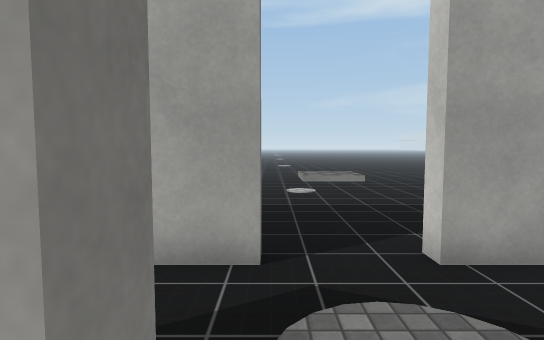
view 1 (above)

24 first-person views from a walk through a scene from a Unity 3-D project. The camera is 1.5 m above the floor, tilts 4° down and sees 80° across. The floor is counted in squares, 1 m on a side. Each view is taken from the middle of a square. On the plan, view 1 faces up. The plan holds only what a view shows up to about 15 squares ahead; the rest is blank. The place goes on beyond the plan. Surface patterns are stand-ins for the level's own textures.

view 2
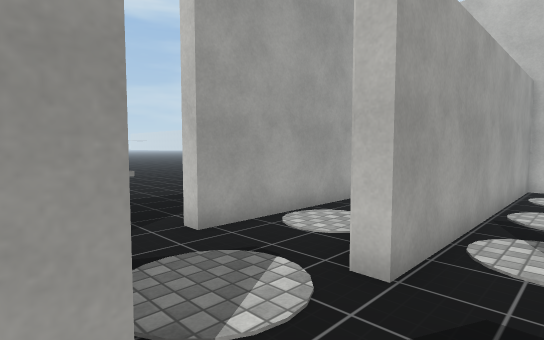

view 3
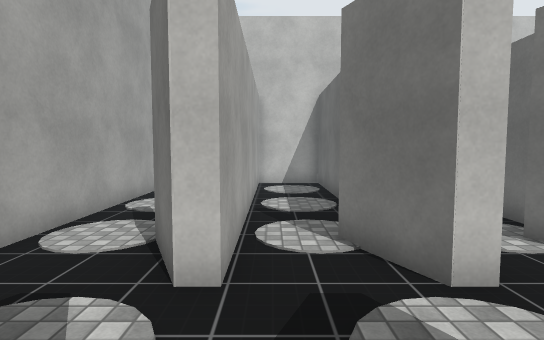

view 4
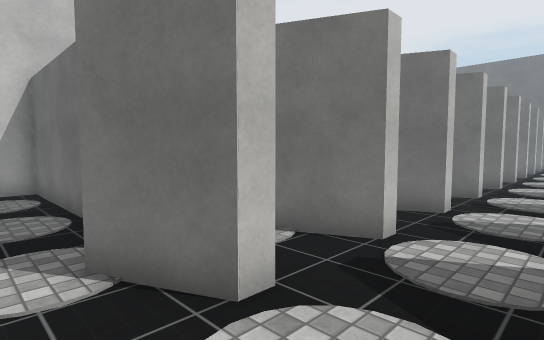

view 5
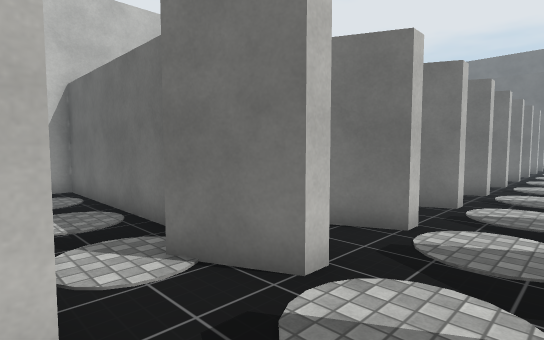

view 6
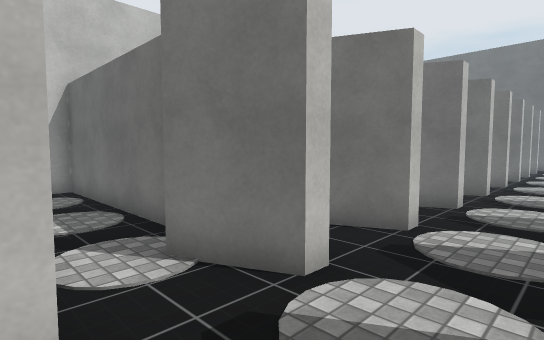

view 7
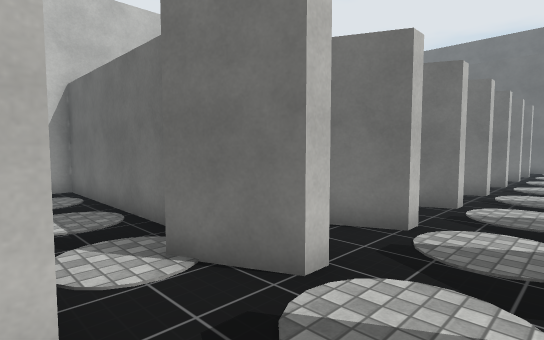

view 8
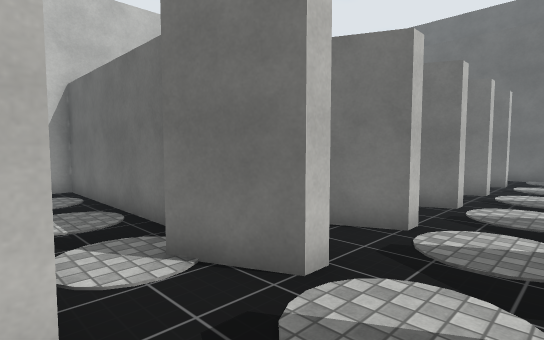

view 9
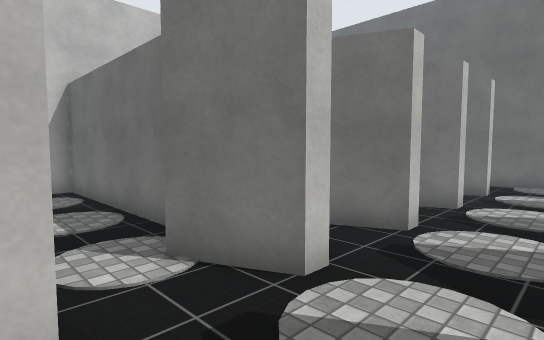

view 10
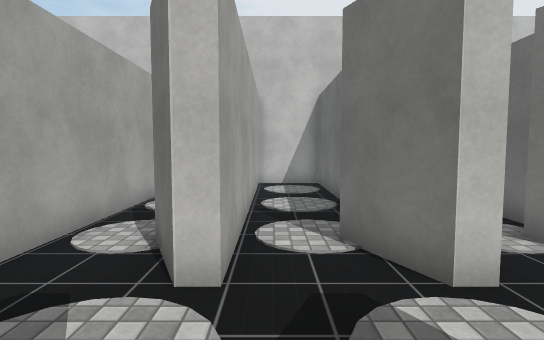

view 11
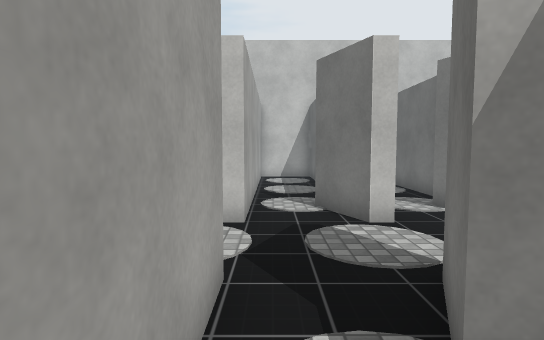

view 12
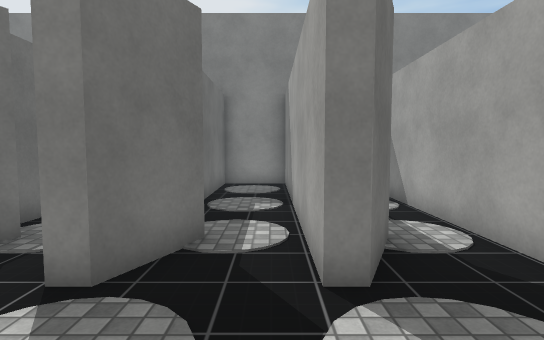

view 13
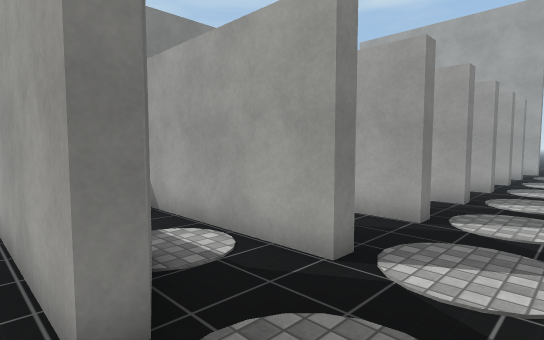

view 14
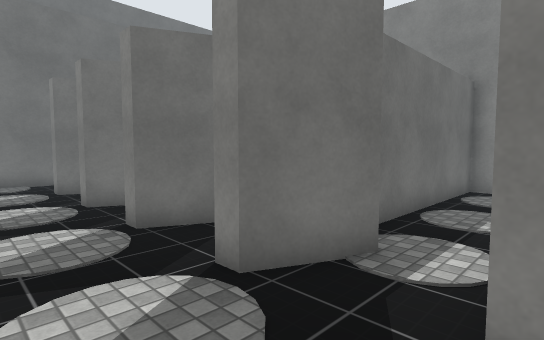

view 15
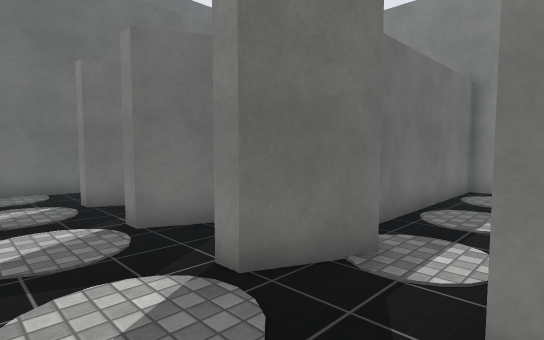

view 16
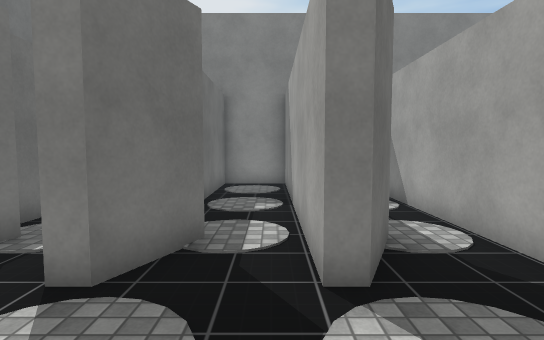

view 17
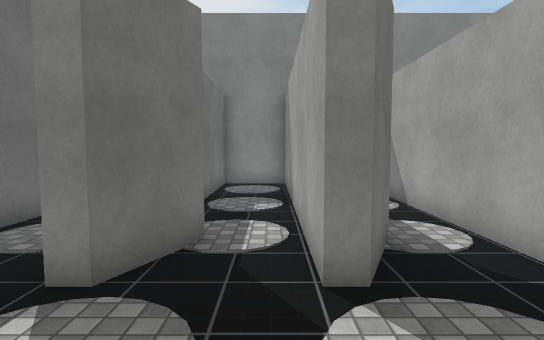

view 18
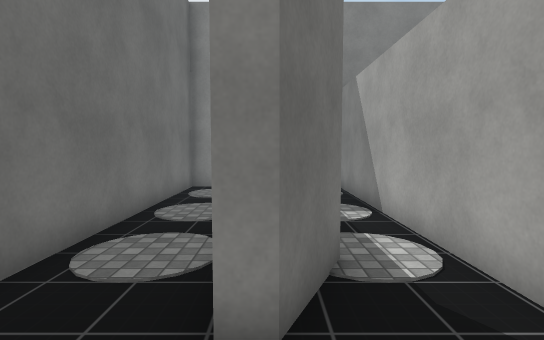

view 19
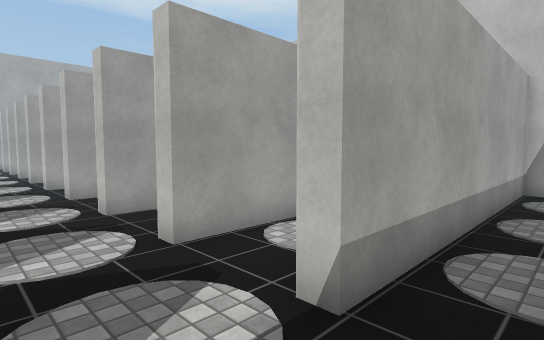

view 20
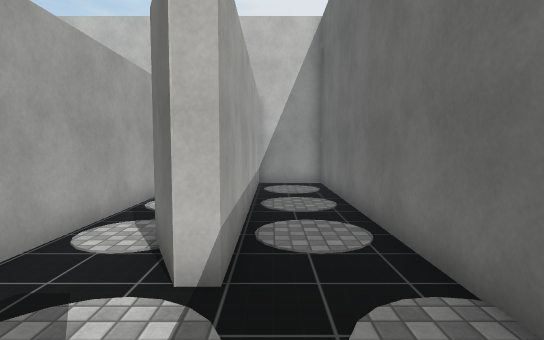

view 21
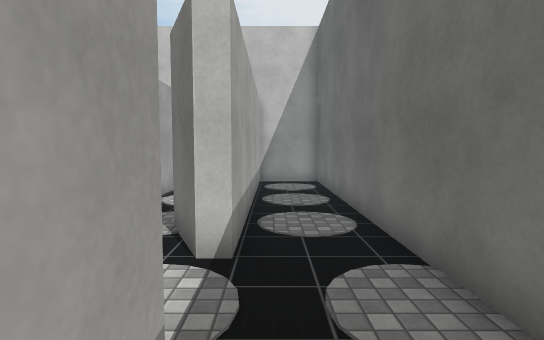

view 22
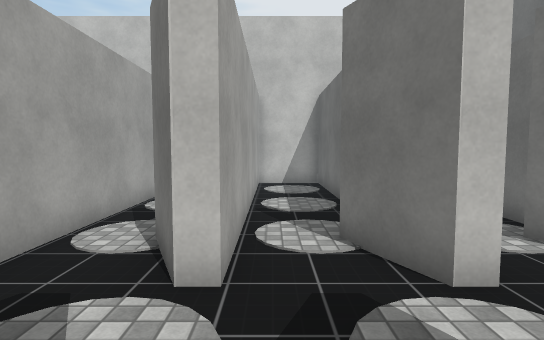

view 23
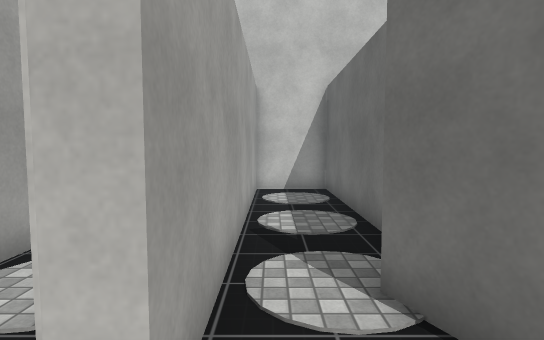

view 24
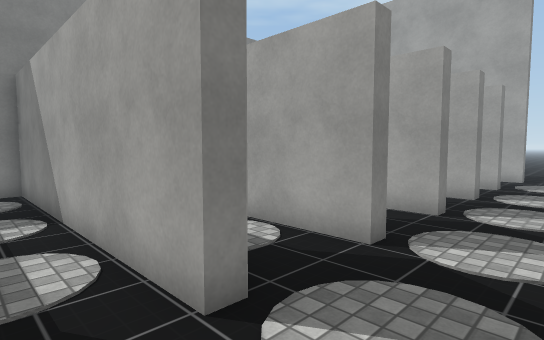

### Floor plan
Points are (right, up) in squares from view 1. A wall is a line through its corners. A room is listed if a view was taken in it or the views show most of it. See-through windows are left out.
Room 1 (views 1, 2, 3, 4, 5, 6, 7, 8, 9, 10, 11, 12, 13, 14, 15, 16, 17, 18, 19, 20, 21, 22, 23, 24)
walls: (2.4, -11.5) (2.4, -10.9) (4.3, -10.1); (2.4, -8.5) (2.4, -7.9) (4.3, -7.1); (-0.4, -10.9) (-0.4, -11.4) (-10.4, -11.4) (-10.4, -12); (-0.4, -7.9) (-0.4, -8.4) (-3.4, -8.4); (5.9, -11) (12.6, -11); (5.9, -8) (12.6, -8) (12.6, -7.4); (2.4, -5.5) (2.4, -4.9) (4.3, -4.1); (-0.4, -13.9) (-0.4, -14.4) (-6.8, -14.4); (-0.4, -4.9) (-0.4, -5.4) (-1.6, -5.4); (5.2, -5) (12.6, -5); (-2.3, -16.1) (-0.4, -16.9) (-0.4, -17.5) (-9.6, -17.5); (2.4, -2.5) (2.4, -1.9) (4.2, -1.1); (5.9, -17) (12.6, -17); (8.8, -14.4) (2.4, -14.4) (2.4, -13.9) (3.7, -13.3); (-0.4, -1.9) (-0.4, -2.4) (-1.2, -2.4); (7.5, -2) (12.6, -2) (12.6, 0.5) (2.4, 0.5) (2.4, 1.1) (4.2, 1.9); (-2.4, -19.5) (-2.2, -19.1) (-0.4, -19.9) (-0.4, -20.5); (5.9, -19.9) (12.6, -19.9) (12.6, -17.4); (-1.1, -20.5) (-6.8, -20.5); (-0.4, 1.1) (-0.4, 0.5) (-1, 0.5); (12, -17.5) (2.4, -17.5) (2.4, -16.9) (4.2, -16.1); (8.8, -20.5) (2.4, -20.5) (2.4, -19.9) (4.2, -19.1); (-2.3, -22) (-0.4, -22.9) (-0.4, -23.4) (-9.6, -23.4); (5.2, -22.9) (9, -22.9); (-10.4, -17.4) (-10.4, -19.9) (-3.9, -19.9); (-0.1, 4.6) (-0.1, 4) (-1.6, 4); (-2.2, -25.1) (-0.4, -25.9) (-0.4, -26.5) (-10, -26.5); (10.1, 4) (2.2, 4) (2.2, 4.6); (6.6, -26) (12.6, -26) (12.6, -23.4); (12.4, -23.4) (2.4, -23.4) (2.4, -22.9) (4.2, -22.1); (-10.4, -22.2) (-10.4, -22.9) (-3.2, -22.9); (9.6, -26.5) (2.4, -26.5) (2.4, -25.9) (4.3, -25.1); (-10.4, -23.4) (-10.4, -26) (-6.2, -26); (-2.2, -28.1) (-0.4, -28.9) (-0.4, -29.5) (-1.4, -29.5); (5.2, -28.9) (5.9, -28.9); (-3.9, -28.9) (-3.2, -28.9); (-10.4, -26.4) (-10.4, -28.9) (-6.2, -28.9); (-10.4, -31.2) (-10.4, -32.1) (12.6, -32.1) (12.6, -29.5) (2.4, -29.5) (2.4, -28.9) (4.3, -28.1)

Positions as (right, up) in squares from view 1, and headings:
1: (0, 0), facing up
2: (-1, -1), facing up-right
3: (-1, 0), facing right
4: (0, 0), facing down-right
5: (0, -2), facing down-right
6: (0, -5), facing down-right
7: (0, -8), facing down-right
8: (0, -14), facing down-right
9: (0, -17), facing down-right
10: (-1, -18), facing right
11: (-4, -18), facing right
12: (3, -18), facing left
13: (2, -18), facing up-left
14: (2, -17), facing down-left
15: (2, -20), facing down-left
16: (3, -24), facing left
17: (3, -27), facing left
18: (2, -29), facing left
19: (0, -31), facing up-right
20: (-1, -30), facing right
21: (-2, -30), facing right
22: (-1, -24), facing right
23: (1, -24), facing right
24: (2, -13), facing up-left
